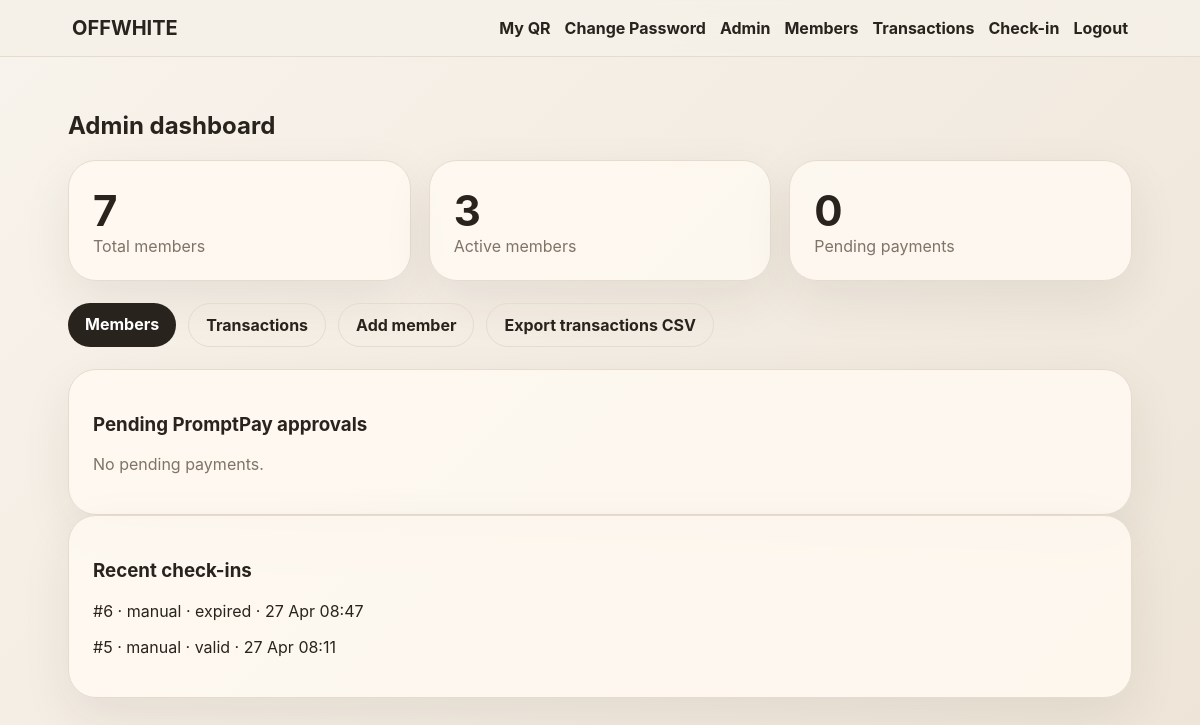
Page /admin (signed in) on the earlier database version.
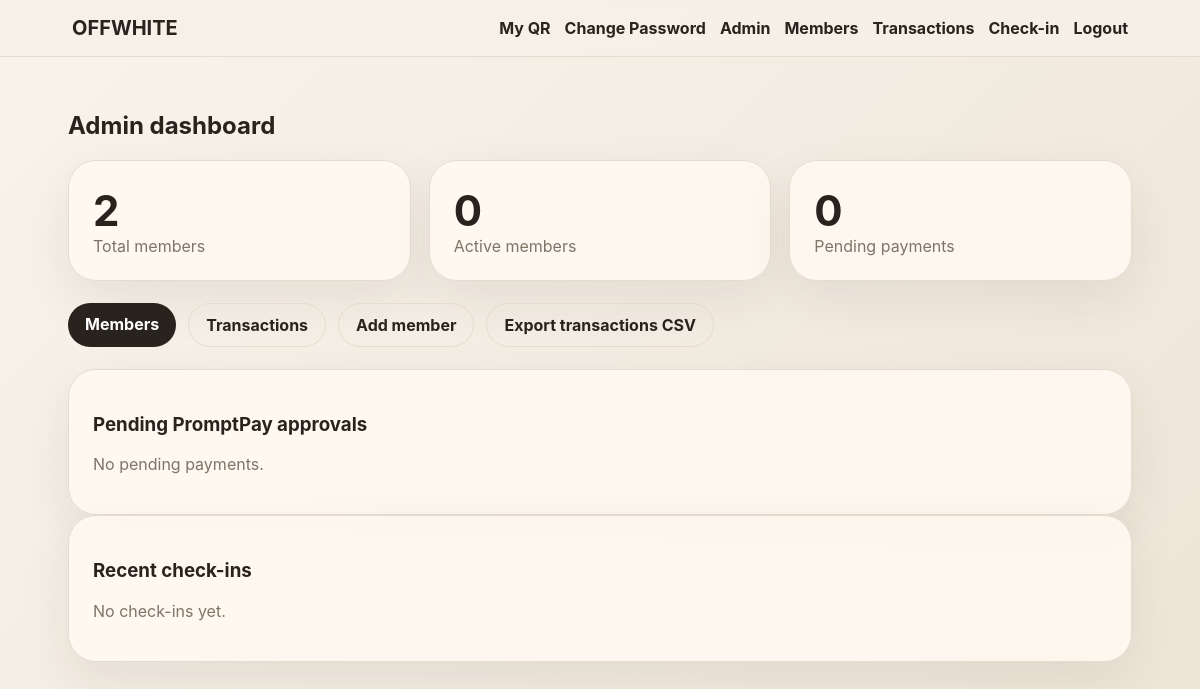
Same page on the later database version.
### app.py (models this page shows)
class CheckIn(db.Model):
    id = db.Column(db.Integer, primary_key=True)
    user_id = db.Column(db.Integer, db.ForeignKey('user.id'), nullable=False)
    created_at = db.Column(db.DateTime, default=datetime.utcnow)
    method = db.Column(db.String(30), default='qr')
    result = db.Column(db.String(30), default='valid')

### app.py (the view)
@app.route('/admin')
@staff_required
def admin_dashboard():
    users = User.query.count()
    active = User.query.filter(User.membership_expiry > datetime.utcnow()).count()
    pending = Payment.query.filter_by(status='pending').order_by(Payment.created_at.desc()).all()
    recent_checkins = CheckIn.query.order_by(CheckIn.created_at.desc()).limit(10).all()
    return render_template('admin.html', users=users, active=active, pending=pending, recent_checkins=recent_checkins)

### app.py (called while the page is built)
def current_user():
    uid = session.get('user_id')
    return User.query.get(uid) if uid else None

@app.context_processor
def inject_globals():
    return dict(current_user=current_user(), gym_name=GYM_NAME, payment_mode=PAYMENT_MODE, plans=PLANS)

def staff_required(fn):
    @wraps(fn)
    def wrapper(*args, **kwargs):
        u = current_user()
        if not u or u.role not in ['staff', 'admin']:
            flash('Staff access required.', 'danger')
            return redirect(url_for('home'))
        return fn(*args, **kwargs)
    return wrapper

### templates/admin.html
{% extends 'base.html' %}{% block content %}<h2>Admin dashboard</h2><div class="grid3"><div class="metric"><b>{{users}}</b><span>Total members</span></div><div class="metric"><b>{{active}}</b><span>Active members</span></div><div class="metric"><b>{{pending|length}}</b><span>Pending payments</span></div></div><div class="actions"><a class="btn" href="{{url_for('members')}}">Members</a><a class="btn ghost" href="{{url_for('transactions')}}">Transactions</a><a class="btn ghost" href="{{url_for('add_member')}}">Add member</a><a class="btn ghost" href="{{url_for('export_csv')}}">Export transactions CSV</a></div><div class="card"><h3>Pending PromptPay approvals</h3>{% for p in pending %}<div class="row"><div><b>{{p.user.name}}</b><br><span>{{p.user.phone or 'no phone'}} · {{p.ref}} · ฿{{p.amount}} · {{plans[p.plan].name}} · {{p.slip_note or 'no note'}}</span></div><div><form class="inline" method="post" action="{{url_for('update_payment',ref=p.ref,action='approve')}}"><button class="mini good">Approve</button></form><form class="inline" method="post" action="{{url_for('update_payment',ref=p.ref,action='reject')}}"><button class="mini bad">Reject</button></form></div></div>{% else %}<p class="hint">No pending payments.</p>{% endfor %}</div><div class="card"><h3>Recent check-ins</h3>{% for c in recent_checkins %}<p>#{{c.user_id}} · {{c.method}} · {{c.result}} · {{c.created_at.strftime('%d %b %H:%M')}}</p>{% else %}<p class="hint">No check-ins yet.</p>{% endfor %}</div>{% endblock %}

Differences in the rows shown:
removed CheckIn: user_id "6", method "manual", result "expired", created_at "27 Apr 08:47"
removed CheckIn: user_id "5", method "manual", result "valid", created_at "27 Apr 08:11"
Other differences:
{{ users }}: "7" → "2"
{{ active }}: "3" → "0"
text now shown: "No check-ins yet."
